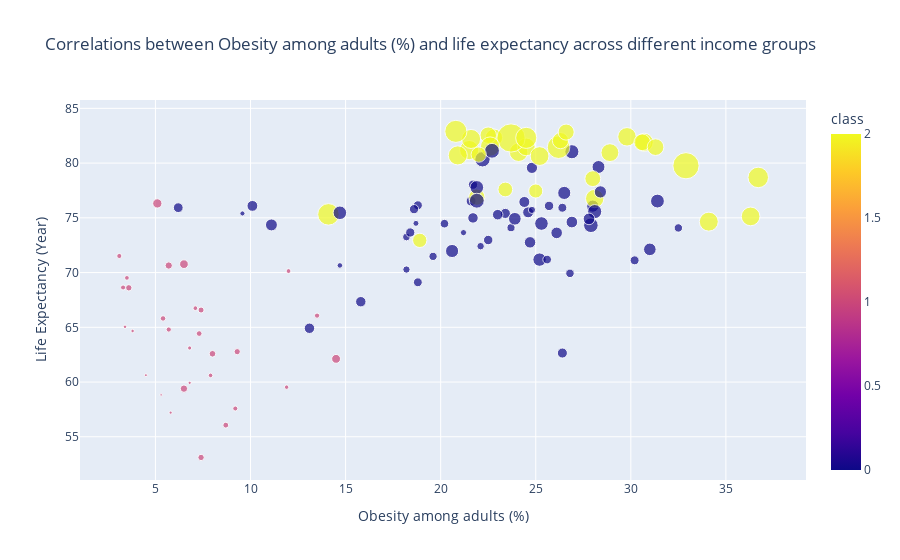

The notebook cell this image was saved under:
### Code cell
import plotly.express as px
fig = px.scatter(df, x = 'Obesity among adults (%)', y ='Life Expectancy (Year)',
                    size ='GDP per capita ($)' , color = 'class',title='Correlations between Obesity among adults (%) and life expectancy across different income groups')
fig.show()
